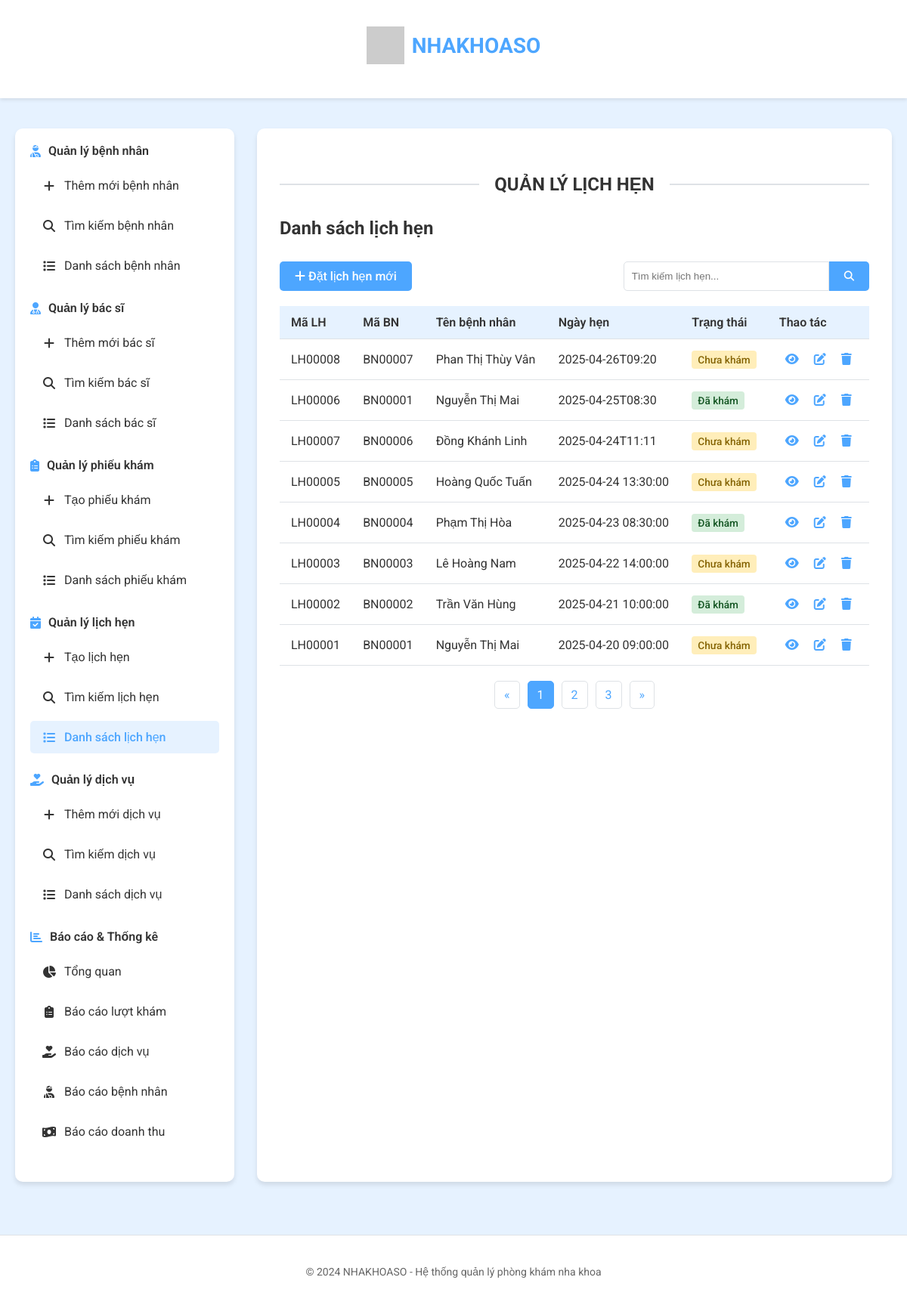
The app's page /lich-hen, older data.
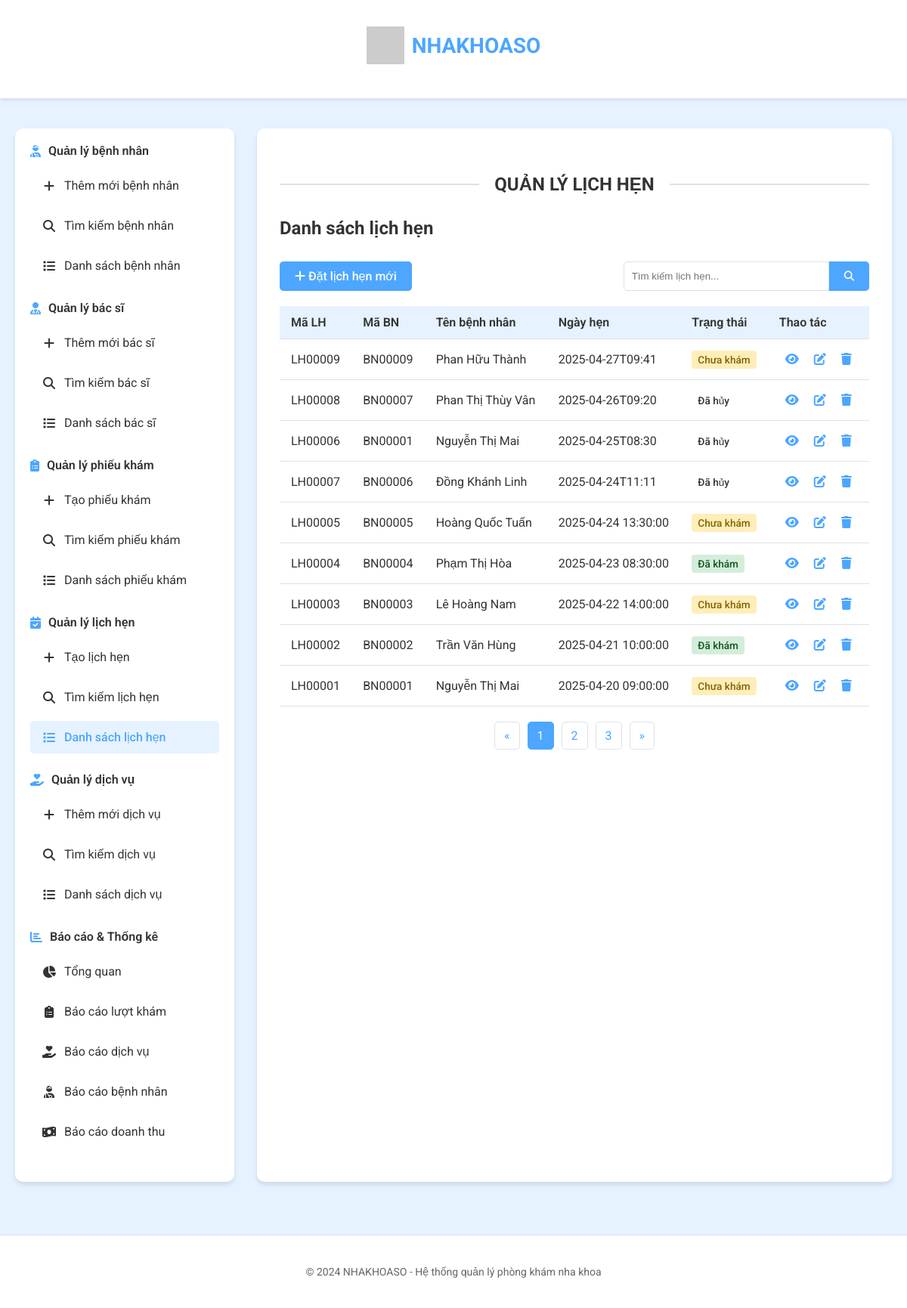
The same page, newer data.
### tables this page shows
CREATE TABLE LICHHEN (
    MaLH CHAR(7) NOT NULL PRIMARY KEY, -- Mã lịch hẹn
    MaBN CHAR(7) NOT NULL, -- Mã bệnh nhân
    NgayHen DATETIME NOT NULL, -- Ngày hẹn khám
    TrangThai VARCHAR(50) NULL, -- Trạng thái
    FOREIGN KEY (MaBN) REFERENCES BENHNHAN(MaBN)
);

CREATE TABLE BENHNHAN (
    MaBN CHAR(7) NOT NULL PRIMARY KEY, -- Mã bệnh nhân
    HoTen VARCHAR(100) NOT NULL, -- Họ tên bệnh nhân
    NgaySinh DATE NULL, -- Ngày sinh
    GioiTinh CHAR(10) NULL, -- Giới tính
    Sdt CHAR(10) NOT NULL -- Số điện thoại
);

### app.py (the view)
@app.route('/lich-hen')
def lich_hen_list():
    lich_hen_list = get_all_lich_hen()
    return render_template('lich_hen.html', lich_hen_list=lich_hen_list)

### database/db.py (called while the page is built)
def dict_factory(cursor, row):
    d = {}
    for idx, col in enumerate(cursor.description):
        value = row[idx]
        if isinstance(value, str) and len(value) == 10 and value[4] == "-" and value[7] == "-":
            try:
                value = datetime.datetime.strptime(value, "%Y-%m-%d")
            except ValueError:
                pass
        d[col[0]] = value
    return d

def get_connection():
    try:
        if not os.path.exists(DB_PATH):
            raise Exception(f"File cơ sở dữ liệu không tồn tại: {DB_PATH}")
        connection = sqlite3.connect(DB_PATH)
        connection.row_factory = dict_factory
        return connection
    except sqlite3.Error as e:
        error_msg = f"Lỗi khi kết nối đến SQLite: {e}"
        print(error_msg)
        raise Exception(error_msg)
    except Exception as e:
        error_msg = f"Lỗi: {e}"
        print(error_msg)
        raise Exception(error_msg)

def execute_query(query, params=None, fetch=False):
    query = query.replace("%s", "?")
    connection = get_connection()
    result = None
    if not connection:
        raise Exception("Không thể kết nối đến cơ sở dữ liệu")
    try:
        cursor = connection.cursor()
        if params:
            cursor.execute(query, params)
        else:
            cursor.execute(query)
        if fetch:
            result = cursor.fetchall()
        else:
            connection.commit()
            result = cursor.lastrowid
        cursor.close()
    except sqlite3.Error as e:
        error_msg = f"Lỗi khi thực thi truy vấn: {e}"
        print(error_msg)
        raise Exception(error_msg)
    finally:
        connection.close()
    return result

### database/lich_hen.py (called while the page is built)
def get_all_lich_hen():
    query = """
    SELECT lh.*, bn.HoTen as TenBenhNhan
    FROM LICHHEN lh
    JOIN BENHNHAN bn ON lh.MaBN = bn.MaBN
    ORDER BY lh.NgayHen DESC
    """
    return execute_query(query, fetch=True)

### templates/lich_hen.html (shortened to what this page needs)
{% extends 'layout.html' %}
{% block content %}
<div class="section-title">
    <h2>QUẢN LÝ LỊCH HẸN</h2>
</div>
<div class="content-header">
            <h2>Danh sách lịch hẹn</h2></div><div class="module-actions">
            <a href="{{ url_for('them_moi_lich_hen') }}" class="btn"><i class="fas fa-plus"></i> Đặt lịch hẹn mới</a><div class="search-box">
                <input type="text" placeholder="Tìm kiếm lịch hẹn...">
                <button class="btn"><i class="fas fa-search"></i></button></div></div><div class="module-content"><table class="data-table"><thead><tr><th>Mã LH</th><th>Mã BN</th><th>Tên bệnh nhân</th><th>Ngày hẹn</th><th>Trạng thái</th><th>Thao tác</th></tr></thead><tbody>
                    {% if lich_hen_list %}
                        {% for lich_hen in lich_hen_list %}<tr id="lich-hen-{{ lich_hen.MaLH }}"><td>{{ lich_hen.MaLH }}</td><td>{{ lich_hen.MaBN }}</td><td>{{ lich_hen.TenBenhNhan }}</td><td>{{ lich_hen.NgayHen }}</td><td>
                                <span class="status-badge
                                    {% if lich_hen.TrangThai == 'Chưa khám' %}status-pending
                                    {% elif lich_hen.TrangThai == 'Đã khám' %}status-completed
                                    {% elif lich_hen.TrangThai == 'Đã huỷ' %}status-cancelled
                                    {% endif %}">
                                    {{ lich_hen.TrangThai }}
                                </span></td><td>
                                <a
                                    href="{{ url_for('chi_tiet_lich_hen', ma_lh=lich_hen.MaLH) }}"
                                    class="action-btn view-btn"
                                    title="Xem chi tiết">
                                    <i class="fas fa-eye"></i>
                                </a>
                                <a
                                    href="{{ url_for('chinh_sua_lich_hen', ma_lh=lich_hen.MaLH) }}"
                                    class="action-btn edit-btn"
                                    title="Chỉnh sửa">
                                    <i class="fas fa-edit"></i>
                                </a>
                                <a
                                    href="#"
                                    class="action-btn delete-btn"
                                    title="Xóa"
                                    onclick="deleteLichHen('{{ lich_hen.MaLH }}')">
                                    <i class="fas fa-trash"></i>
                                </a></td></tr>
                        {% endfor %}
                    {% endif %}</tbody></table></div><div class="pagination">
            <a href="#" class="page-link">&laquo;</a>
            <a href="#" class="page-link active">1</a>
            <a href="#" class="page-link">2</a>
            <a href="#" class="page-link">3</a>
            <a href="#" class="page-link">&raquo;</a></div>
{% endblock %}

### templates/layout.html (shortened to what this page needs)
<!DOCTYPE html>
<html lang="vi">
<head>
    <link rel="stylesheet" href="{{ url_for('static', filename='style.css') }}">
    <link rel="stylesheet" href="https://cdnjs.cloudflare.com/ajax/libs/font-awesome/6.4.0/css/all.min.css">
</head>
<body>
    <header class="header">
        <div class="container">
            <div class="logo">
                <img src="{{ url_for('static', filename='images/tooth-logo.png') }}" alt="Logo NHAKHOASO" onerror="this.src='https://via.placeholder.com/50x50?text=🦷'">
                <h1>NHAKHOASO</h1>
            </div>
        </div>
    </header>
    <main class="container">
        <div class="page-container">
            {% include 'sidebar.html' %}
            <div class="main-content">
                {% block content %}{% endblock %}
            </div>
        </div>
    </main>
    <footer class="footer">
        <div class="container">
            <p>&copy; 2024 NHAKHOASO - Hệ thống quản lý phòng khám nha khoa</p>
        </div>
    </footer>
</body>
</html>

### templates/sidebar.html
<div class="sidebar">
    <div class="sidebar-title">
        <i class="fas fa-user-injured"></i> Quản lý bệnh nhân
    </div>
    <ul class="sidebar-menu">
        <li>
            <a href="{{ url_for('them_moi_benh_nhan') }}" {% if request.endpoint == 'them_moi_benh_nhan' %}class="active"{% endif %}>
                <i class="fas fa-plus"></i> Thêm mới bệnh nhân
            </a>
        </li>
        <li>
            <a href="{{ url_for('tim_kiem_benh_nhan') }}" {% if request.endpoint == 'tim_kiem_benh_nhan' %}class="active"{% endif %}>
                <i class="fas fa-search"></i> Tìm kiếm bệnh nhân
            </a>
        </li>
        <li>
            <a href="{{ url_for('benh_nhan_list') }}" {% if request.endpoint == 'benh_nhan_list' %}class="active"{% endif %}>
                <i class="fas fa-list"></i> Danh sách bệnh nhân
            </a>
        </li>
    </ul>
    <div class="sidebar-title">
        <i class="fas fa-user-md"></i> Quản lý bác sĩ
    </div>
    <ul class="sidebar-menu">
        <li>
            <a href="{{ url_for('them_moi_bac_si') }}" {% if request.endpoint == 'them_moi_bac_si' %}class="active"{% endif %}>
                <i class="fas fa-plus"></i> Thêm mới bác sĩ
            </a>
        </li>
        <li>
            <a href="{{ url_for('tim_kiem_bac_si') }}" {% if request.endpoint == 'tim_kiem_bac_si' %}class="active"{% endif %}>
                <i class="fas fa-search"></i> Tìm kiếm bác sĩ
            </a>
        </li>
        <li>
            <a href="{{ url_for('bac_si_list') }}" {% if request.endpoint == 'bac_si_list' %}class="active"{% endif %}>
                <i class="fas fa-list"></i> Danh sách bác sĩ
            </a>
        </li>
    </ul>
    <div class="sidebar-title">
        <i class="fas fa-clipboard-list"></i> Quản lý phiếu khám
    </div>
    <ul class="sidebar-menu">
        <li>
            <a href="{{ url_for('them_moi_phieu_kham') }}" {% if request.endpoint == 'them_moi_phieu_kham' %}class="active"{% endif %}>
                <i class="fas fa-plus"></i> Tạo phiếu khám
            </a>
        </li>
        <li>
            <a href="{{ url_for('tim_kiem_phieu_kham') }}" {% if request.endpoint == 'tim_kiem_phieu_kham' %}class="active"{% endif %}>
                <i class="fas fa-search"></i> Tìm kiếm phiếu khám
            </a>
        </li>
        <li>
            <a href="{{ url_for('phieu_kham_list') }}" {% if request.endpoint == 'phieu_kham_list' %}class="active"{% endif %}>
                <i class="fas fa-list"></i> Danh sách phiếu khám
            </a>
        </li>
    </ul>
    <div class="sidebar-title">
        <i class="fas fa-calendar-check"></i> Quản lý lịch hẹn
    </div>
    <ul class="sidebar-menu">
        <li>
            <a href="{{ url_for('them_moi_lich_hen') }}" {% if request.endpoint == 'them_moi_lich_hen' %}class="active"{% endif %}>
                <i class="fas fa-plus"></i> Tạo lịch hẹn
            </a>
        </li>
        <li>
            <a href="{{ url_for('tim_kiem_lich_hen') }}" {% if request.endpoint == 'tim_kiem_lich_hen' %}class="active"{% endif %}>
                <i class="fas fa-search"></i> Tìm kiếm lịch hẹn
            </a>
        </li>
        <li>
            <a href="{{ url_for('lich_hen_list') }}" {% if request.endpoint == 'lich_hen_list' %}class="active"{% endif %}>
                <i class="fas fa-list"></i> Danh sách lịch hẹn
            </a>
        </li>
    </ul>
    <div class="sidebar-title">
        <i class="fas fa-hand-holding-heart"></i> Quản lý dịch vụ
    </div>
    <ul class="sidebar-menu">
        <li>
            <a href="{{ url_for('them_moi_dich_vu') }}" {% if request.endpoint == 'them_moi_dich_vu' %}class="active"{% endif %}>
                <i class="fas fa-plus"></i> Thêm mới dịch vụ
            </a>
        </li>
        <li>
            <a href="{{ url_for('tim_kiem_dich_vu') }}" {% if request.endpoint == 'tim_kiem_dich_vu' %}class="active"{% endif %}>
                <i class="fas fa-search"></i> Tìm kiếm dịch vụ
            </a>
        </li>
        <li>
            <a href="{{ url_for('dich_vu_list') }}" {% if request.endpoint == 'dich_vu_list' %}class="active"{% endif %}>
                <i class="fas fa-list"></i> Danh sách dịch vụ
            </a>
        </li>
    </ul>
    <div class="sidebar-title">
        <i class="fas fa-chart-bar"></i> Báo cáo & Thống kê
    </div>
    <ul class="sidebar-menu">
        <li>
            <a href="{{ url_for('bao_cao') }}" {% if request.endpoint == 'bao_cao' %}class="active"{% endif %}>
                <i class="fas fa-chart-pie"></i> Tổng quan
            </a>
        </li>
        <li>
            <a href="{{ url_for('bao_cao_luot_kham') }}" {% if request.endpoint == 'bao_cao_luot_kham' %}class="active"{% endif %}>
                <i class="fas fa-clipboard-list"></i> Báo cáo lượt khám
            </a>
        </li>
        <li>
            <a href="{{ url_for('bao_cao_dich_vu') }}" {% if request.endpoint == 'bao_cao_dich_vu' %}class="active"{% endif %}>
                <i class="fas fa-hand-holding-heart"></i> Báo cáo dịch vụ
            </a>
        </li>
        <li>
            <a href="{{ url_for('bao_cao_benh_nhan') }}" {% if request.endpoint == 'bao_cao_benh_nhan' %}class="active"{% endif %}>
                <i class="fas fa-user-injured"></i> Báo cáo bệnh nhân
            </a>
        </li>
        <li>
            <a href="{{ url_for('bao_cao_doanh_thu') }}" {% if request.endpoint == 'bao_cao_doanh_thu' %}class="active"{% endif %}>
                <i class="fas fa-money-bill-wave"></i> Báo cáo doanh thu
            </a>
        </li>
    </ul>
</div>

### static/style.css (style rules this page uses)
:root { --primary-color: #4da6ff; --secondary-color: #e6f2ff; --text-color: #333; --light-color: #f8f9fa; --border-color: #dee2e6; --hover-color: #3a8ad6; --success-color: #28a745; --danger-color: #dc3545; --warning-color: #ffc107; --info-color: #17a2b8; }
body { font-family: 'Roboto', sans-serif; margin: 0; padding: 0; background-color: var(--secondary-color); color: var(--text-color); }
.container { max-width: 1200px; margin: 0 auto; padding: 20px; }
.header { background-color: white; box-shadow: 0 2px 5px rgba(0, 0, 0, 0.1); padding: 15px 0; text-align: center; }
.logo { display: flex; align-items: center; justify-content: center; margin-bottom: 10px; }
.logo img { height: 50px; margin-right: 10px; }
.logo h1 { color: var(--primary-color); margin: 0; font-size: 28px; font-weight: 700; }
.section-title { text-align: center; margin: 30px 0; position: relative; display: flex; align-items: center; justify-content: center; }
.section-title h2 { margin: 0; padding: 0 20px; font-size: 24px; font-weight: 700; color: var(--text-color); }
.section-title::before, .section-title::after { content: ""; flex: 1; height: 2px; background-color: var(--border-color); }
.btn { display: inline-block; padding: 10px 20px; background-color: var(--primary-color); color: white; border: none; border-radius: 5px; cursor: pointer; text-decoration: none; font-weight: 500; transition: background-color 0.3s ease; }
.footer { background-color: white; padding: 20px 0; text-align: center; margin-top: 50px; border-top: 1px solid var(--border-color); }
.footer p { margin: 0; color: #666; font-size: 14px; }
.page-container { display: flex; gap: 30px; margin-top: 20px; }
.sidebar { width: 250px; background-color: white; border-radius: 10px; box-shadow: 0 4px 6px rgba(0, 0, 0, 0.1); padding: 20px; align-self: flex-start; }
.sidebar-title { font-size: 16px; font-weight: 600; color: var(--text-color); margin-bottom: 15px; display: flex; align-items: center; }
.sidebar-title i { margin-right: 10px; color: var(--primary-color); }
.sidebar-menu { list-style: none; padding: 0; margin: 0 0 25px 0; }
.sidebar-menu li { margin-bottom: 10px; }
.sidebar-menu a { display: flex; align-items: center; padding: 12px 15px; border-radius: 5px; color: var(--text-color); text-decoration: none; transition: background-color 0.3s; }
.sidebar-menu a.active { background-color: var(--secondary-color); color: var(--primary-color); font-weight: 500; }
.sidebar-menu i { margin-right: 10px; width: 20px; text-align: center; }
.main-content { flex: 1; background-color: white; border-radius: 10px; box-shadow: 0 4px 6px rgba(0, 0, 0, 0.1); padding: 30px; }
.content-header { margin-bottom: 30px; }
.content-header h2 { font-size: 24px; color: var(--text-color); margin: 0 0 10px 0; }
.module-actions { display: flex; justify-content: space-between; margin-bottom: 20px; }
.search-box { display: flex; }
.search-box input { padding: 10px; border: 1px solid var(--border-color); border-radius: 5px 0 0 5px; width: 250px; }
.search-box button { border-radius: 0 5px 5px 0; }
.data-table { width: 100%; border-collapse: collapse; }
.data-table th, .data-table td { padding: 12px 15px; text-align: left; border-bottom: 1px solid var(--border-color); }
.data-table th { background-color: var(--secondary-color); font-weight: 600; }
.action-btn { display: inline-block; padding: 5px; margin: 0 3px; color: var(--primary-color); background: none; border: none; cursor: pointer; }
.pagination { display: flex; justify-content: center; margin-top: 20px; }
.page-link { display: inline-block; padding: 8px 12px; margin: 0 5px; border: 1px solid var(--border-color); border-radius: 5px; color: var(--primary-color); text-decoration: none; }
.page-link.active { background-color: var(--primary-color); color: white; border-color: var(--primary-color); }

### templates/lich_hen.html (style rules this page uses)
.status-badge { display: inline-block; padding: 4px 8px; border-radius: 4px; font-size: 0.85em; font-weight: 500; }
.status-pending { background-color: #ffeeba; color: #856404; }
.status-completed { background-color: #d4edda; color: #155724; }

Row changes from the older to the newer data that the page shows:
added LICHHEN: MaLH "LH00009", MaBN "BN00009", TenBenhNhan "Phan Hữu Thành", NgayHen "2025-04-27T09:41", TrangThai "Chưa khám"
changed LICHHEN "LH00008": TrangThai "Chưa khám" → "Đã hủy"
changed LICHHEN "LH00006": TrangThai "Đã khám" → "Đã hủy"
changed LICHHEN "LH00007": TrangThai "Chưa khám" → "Đã hủy"
